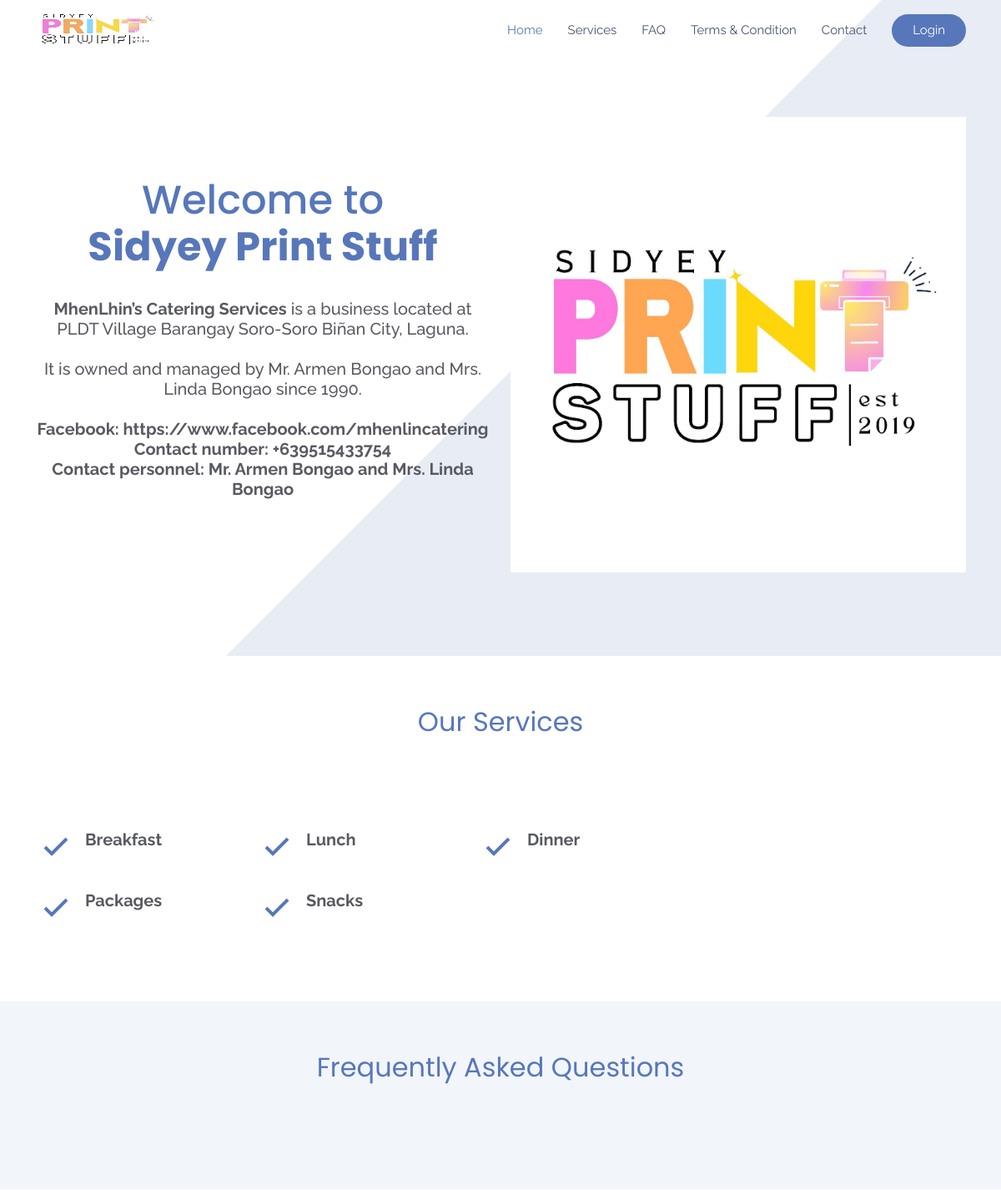
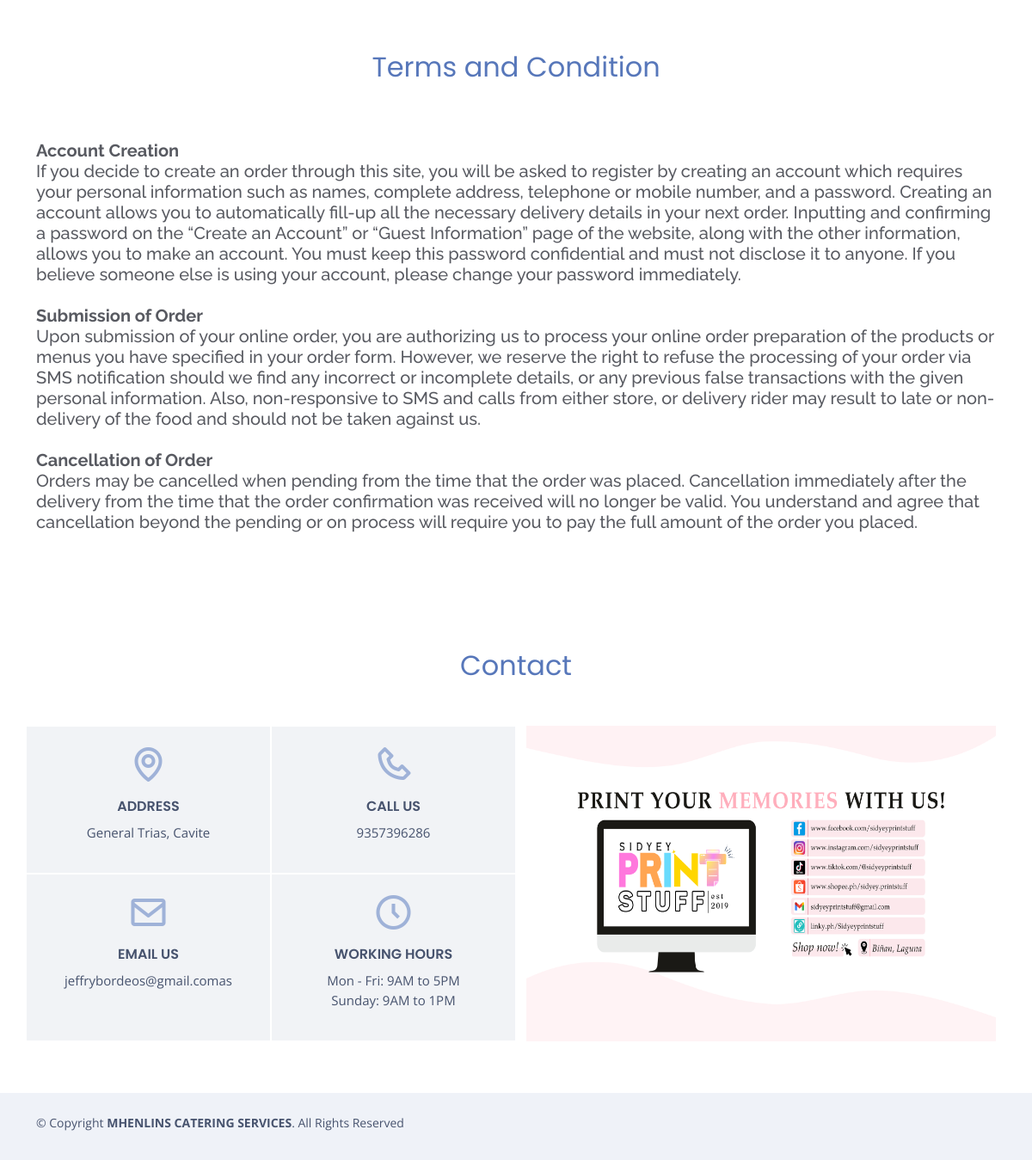
The page / on the database its author committed (2 pictures, top to bottom).
### tables this page shows
CREATE TABLE `pos_settings` (
  `id` int(12) NOT NULL,
  `title` text NOT NULL,
  `email` text NOT NULL,
  `contact` text NOT NULL,
  `address` text NOT NULL,
  `facebook` text NOT NULL,
  `termscondition` text NOT NULL,
  `logo` text NOT NULL,
  `about` text NOT NULL
);

CREATE TABLE `pos_item_category` (
  `category_id` int(12) NOT NULL,
  `name` varchar(100) NOT NULL,
  `photo` text NOT NULL,
  `date_added` timestamp NOT NULL DEFAULT current_timestamp()
);

### index.php (the view, shortened to what this page needs)
<!DOCTYPE html>
<html lang="en">
<head>
  <?php
	include("controller/database.php");
	$settings_val = $mysqli->query("SELECT * from pos_settings");
    $sval = $settings_val->fetch_row();
  ?>
  <link href="assets/vendor/aos/aos.css" rel="stylesheet">
  <link href="assets/vendor/bootstrap/css/bootstrap.min.css" rel="stylesheet">
  <link href="assets/vendor/bootstrap-icons/bootstrap-icons.css" rel="stylesheet">
  <link href="assets/vendor/boxicons/css/boxicons.min.css" rel="stylesheet">
  <link href="assets/vendor/glightbox/css/glightbox.min.css" rel="stylesheet">
  <link href="assets/vendor/swiper/swiper-bundle.min.css" rel="stylesheet">
  <link href="assets/css/style.css" rel="stylesheet">
</head>
<body>
  <header id="header" class="fixed-top  header-transparent ">
    <div class="container d-flex align-items-center justify-content-between">
      <div class="logo">
        <a href="index.html"><img src="assets/img/logo.png" alt="" width="150px" class="img-fluid"></a>
      </div>
      <nav id="navbar" class="navbar">
        <ul>
          <li><a class="nav-link scrollto active" href="#hero">Home</a></li>
          <li><a class="nav-link scrollto" href="#features">Services </a></li>
          <li><a class="nav-link scrollto" href="#faq">FAQ </a></li>
          <li><a class="nav-link scrollto" href="#terms">Terms & Condition </a></li>
          <li><a class="nav-link scrollto" href="#contact">Contact</a></li>
          <li><a class="getstarted scrollto" href="login.php">Login</a></li>
        </ul>
      </nav>
    </div>
  </header>
  <section id="hero" class="d-flex align-items-center">
    <div class="container">
      <div class="row">
        <div class="col-lg-6 d-lg-flex flex-lg-column justify-content-center align-items-stretch pt-5 pt-lg-0 order-2 order-lg-1" data-aos="fade-up">
          <div>
		  <center>
            <h1>Welcome to <br> <b> Sidyey Print Stuff </b> </h1>
			<br>
			<h5><p><?php echo htmlspecialchars_decode($sval[8]);?></p></h5>
          </center>
          </div>
        </div>
        <div class="col-lg-6 d-lg-flex flex-lg-column align-items-stretch order-1 order-lg-2 hero-img" data-aos="fade-up">
          <img src="assets/img/hero-img.jpg" class="img-fluid" alt="">
        </div>
      </div>
    </div>
  </section>
  <main id="main">
    <section id="features" class="features">
      <div class="container">
        <div class="section-title">
          <h2>Our Services</h2>
        </div>
        <div class="row no-gutters">
          <div class="col-xl-12 d-flex align-items-stretch order-2 order-lg-1">
            <div class="content d-flex flex-column justify-content-center">
              <div class="row">
				<?php
					$services   = $mysqli->query("SELECT * from pos_item_category ");
					while($val3 = $services->fetch_object()){
				?>
                <div class="col-md-4 icon-box" data-aos="fade-up">
                  <i class="bx bx-check"></i>
                  <h4><?php echo $val3->name;?></h4>
                </div>
				<?php } ?>
              </div>
            </div>
          </div>
        </div>
      </div>
    </section>
    <section id="faq" class="faq section-bg">
      <div class="container" data-aos="fade-up">
        <div class="section-title">
          <h2>Frequently Asked Questions</h2>
        </div>
      </div>
    </section>
	<section id="terms" class="terms ">
      <div class="container" data-aos="fade-up">
        <div class="section-title">
          <h2> Terms and Condition</h2>
        </div>
			<h5><p><?php echo htmlspecialchars_decode($sval[6]);?></p></h5>
      </div>
    </section>
    <section id="contact" class="contact">
      <div class="container" data-aos="fade-up">
        <div class="section-title">
          <h2>Contact</h2>
        </div>
        <div class="row">
          <div class="col-lg-6">
            <div class="row">
              <div class="col-lg-6 info">
                <i class="bx bx-map"></i>
                <h4>Address</h4>
                <p><?php echo $sval[4];?></p>
              </div>
              <div class="col-lg-6 info">
                <i class="bx bx-phone"></i>
                <h4>Call Us</h4>
                <p><?php echo $sval[3];?></p>
              </div>
              <div class="col-lg-6 info">
                <i class="bx bx-envelope"></i>
                <h4>Email Us</h4>
                <p><?php echo $sval[2];?></p>
              </div>
              <div class="col-lg-6 info">
                <i class="bx bx-time-five"></i>
                <h4>Working Hours</h4>
                <p>Mon - Fri: 9AM to 5PM<br>Sunday: 9AM to 1PM</p>
              </div>
            </div>
          </div>
			<div class="image col-xl-6 d-flex align-items-stretch justify-content-center order-1 order-lg-2" data-aos="fade-left" data-aos-delay="100">
            <img src="assets/img/services.png" class="img-fluid" alt="">
          </div>
        </div>
      </div>
    </section>
  </main>
  <footer id="footer">
    <div class="container py-4">
	 <center>
      <div class="copyright">
       &copy; Copyright <strong><span><?php echo $sval[1];?></span></strong>. All Rights Reserved
      </div>
     </center>
    </div>
  </footer>
</body>
</html>

### assets/css/style.css (style rules this page uses)
body { font-family: "Open Sans", sans-serif; color: #585a61; }
a { color: #5777ba; text-decoration: none; }
h1, h2, h3, h4, h5, h6 { font-family: "Raleway", sans-serif; }
#header { transition: all 0.5s; z-index: 997; transition: all 0.5s; padding: 15px 0; background: rgba(255, 255, 255, 0.95); }
#header.header-transparent { background: transparent; }
#header .logo img { margin: 0; max-height: 40px; }
.navbar { padding: 0; }
.navbar ul { margin: 0; padding: 0; display: flex; list-style: none; align-items: center; }
.navbar li { position: relative; }
.navbar a, .navbar a:focus { display: flex; align-items: center; justify-content: space-between; padding: 10px 0 10px 30px; font-family: "Raleway", sans-serif; font-size: 15px; color: #47536e; white-space: nowrap; transition: 0.3s; }
.navbar a:hover, .navbar .active, .navbar .active:focus, .navbar li:hover>a { color: #5777ba; }
.navbar .getstarted, .navbar .getstarted:focus { background: #5777ba; color: #fff; padding: 12px 25px; margin-left: 30px; color: #fff; line-height: 1; border-radius: 50px; }
#hero { width: 100%; position: relative; overflow: hidden; padding: 140px 0 100px 0; }
#hero::before { content: ""; position: absolute; right: -100%; top: 20%; width: 250%; height: 200%; z-index: -1; background-color: #e8ecf5; transform: skewY(135deg); }
#hero h1 { margin: 0 0 10px 0; font-size: 48px; font-weight: 500; line-height: 56px; color: #5777ba; font-family: "Poppins", sans-serif; }
section { padding: 60px 0; overflow: hidden; }
.section-bg { background-color: #f2f5fa; }
.section-title { text-align: center; padding-bottom: 30px; }
.section-title h2 { font-size: 32px; font-weight: 400; margin-bottom: 20px; padding-bottom: 0; color: #5777ba; font-family: "Poppins", sans-serif; }
.features .content { padding: 30px 0; }
.features .content .icon-box { margin-top: 25px; }
.features .content .icon-box h4 { font-size: 20px; font-weight: 700; margin: 5px 0 10px 60px; }
.features .content .icon-box i { font-size: 48px; float: left; color: #5777ba; }
.contact .info { padding: 20px 40px; background: #f1f3f6; color: #47536e; text-align: center; border: 1px solid #fff; }
.contact .info i { font-size: 48px; color: #9fb2d8; margin-bottom: 15px; }
.contact .info h4 { padding: 0; margin: 0 0 10px 0; font-size: 16px; font-weight: 600; text-transform: uppercase; font-family: "Poppins", sans-serif; }
.contact .info p { font-size: 15px; }
#footer { background: #fff; padding: 0 0 30px 0; color: #47536e; font-size: 14px; background: #eff2f8; }
#footer .copyright { text-align: center; float: left; color: #47536e; }

### rows shown on the page
pos_settings: about "MhenLhin’s Catering Services is a business located at PLDT Village Barangay Soro-Soro Biñan City, Laguna. It is owned and managed by Mr. Armen Bongao and Mrs. Linda Bongao since 1990. Facebook: https://www.facebook.com/mhenlincatering Contact number: +639515433754 Contact personnel: Mr. Armen Bongao and Mrs. Linda Bongao", termscondition "Account Creation If you decide to create an order through this site, you will be asked to register by creating an account which requires your personal information such as names, complete address, telephone or mobile number, and a password. Creating an account allows you to automatically fill-up all the necessary delivery details in your next order. Inputting and confirming a password on the “Create an Account” or “Guest Information” page of the website, along with the other information, allows you to make an account. You must keep this password confidential and must not disclose it to anyone. If you believe someone else is using your account, please change your password immediately.…", address "General Trias, Cavite", contact "9357396286", email "jeffrybordeos@gmail.comas", title "MHENLINS CATERING SERVICES"
pos_item_category: name "Breakfast"
pos_item_category: name "Lunch"
pos_item_category: name "Dinner"
pos_item_category: name "Packages"
pos_item_category: name "Snacks"
